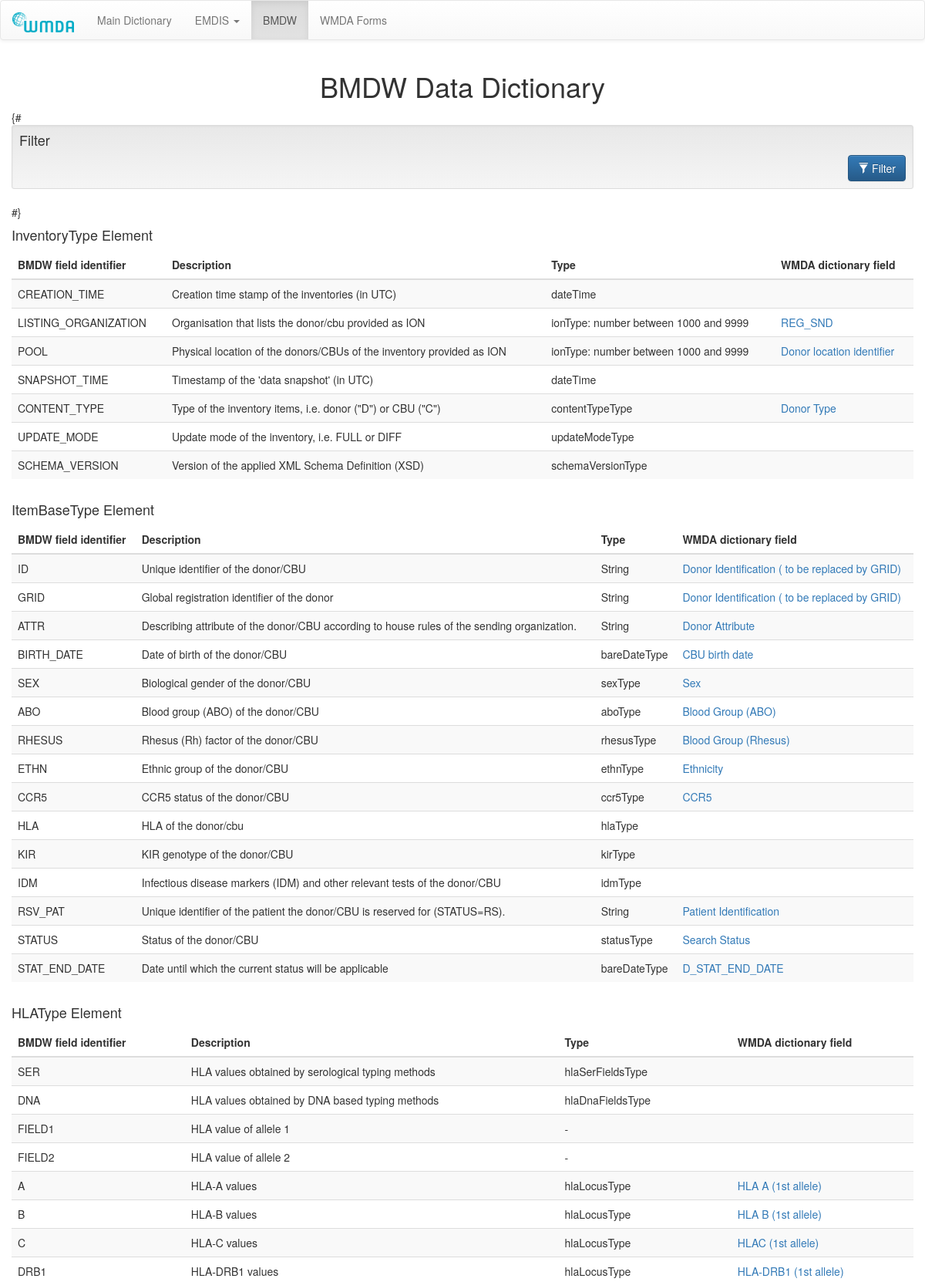
/bmdw/ (upper part), run on the app's committed database.
### wmdadict/models.py (models this page shows, shortened)
class BmdwField(models.Model):
    BMDW_REQ_TYPES = (
        ('Y', 'Yes'),
        ('N', 'No'),
        ('D', 'Dependent'),
    )
    field_identifier = models.CharField(max_length=50)
    element_type = models.CharField(max_length=50, blank=True)
    required = models.CharField(max_length=1, choices=BMDW_REQ_TYPES, blank=True)
    description = models.CharField(max_length=200, blank=True)
    type = models.CharField(max_length=50, blank=True)
    length = models.CharField(max_length=50, blank=True)
    comment = models.TextField(blank=True)
    dict_field = models.ForeignKey(DictionaryField,
                                   verbose_name='WMDA Dictionary Field',
                                   on_delete=models.SET_NULL,
                                   blank=True,
                                   null=True,)
    class Meta:
        verbose_name = 'BMDW field'

class DictionaryField(models.Model):
    FIELD_TYPES = (
        ('N', 'Numeric'),
        ('A', 'Alphanumeric'),
        ('S', 'List Single'),
        ('M', 'List Multiple'),
        ('D', 'Date'),
        ('F', 'Free Form'),
        ('U', 'Undecided'),
    )
    label = models.CharField(max_length=200, unique=True)
    description_short = models.CharField('Short Description', max_length=200)
    description_long = models.TextField('Long Description', blank=True)
    field_type = models.CharField(max_length=1, choices=FIELD_TYPES)
    units = models.CharField(max_length=200, blank=True)
    range = models.CharField(max_length=200, blank=True)
    values = models.TextField(max_length=200, blank=True)
    owner_family = models.ForeignKey(DataFamily,
                                     on_delete=models.CASCADE,
                                     related_name='owns')
    user_families = models.ManyToManyField(DataFamily,
                                         blank=True,
                                         related_name='uses')
    class Meta:
        ordering = ['label']
    def __str__(self):
        return self.label

### wmdadict/views.py (the view)
# urls.py: url(r'^bmdw/$', views.bmdw_list, name='bmdw_list'),
def bmdw_list(request):
    bmdwfields = BmdwField.objects.all()
    return render(request, 'wmdadict/bmdw_list.html', {'bmdwfields': bmdwfields})

### wmdadict/templates/wmdadict/bmdw_list.html (shortened to what this page needs)
{% extends 'base.html' %}
{% load widget_tweaks %}
{% block content %}
    <h1 class="text-center"> BMDW Data Dictionary </h1>
    {# <form method="get">
        <div class="well well-sm">
            <h4 style="margin-top: 0">Filter</h4>
            <div class="row">
                <div class="form-group col-sm-3 col-md-3">
                </div>
                <div class="form-group col-sm-3 col-md-3">
                </div>
                <div class="form-group col-sm-3 col-md-3">
                </div>
                <div class="text-right col-sm-3 col-md-3">
                 <button type="submit" class="btn btn-primary"><span class="glyphicon glyphicon-filter"></span> Filter</button>
             </div>
            </div>
        </div>
    </form>#}
    {% if bmdwfields %}
        {% regroup bmdwfields by element_type as bmdw_by_element %}
        {% for element_type in bmdw_by_element %}
            <h4>{{ element_type.grouper }} Element</h4>
                <div class="table-responsive">
                    <table class="table table-hover table-striped tablesorter">
                        <thead>
                            <tr>
                                <th class="header"> BMDW field identifier </th>
                                <th class="header"> Description </th>
                                <th class="header"> Type </th>
                                <th class="header"> WMDA dictionary field </th>
                            </tr>
                        </thead>
                        <tbody>
                            {% for bfield in element_type.list %}
                                <tr>
                                    <td>{{ bfield.field_identifier }}</td>
                                    <td>{{ bfield.description }}</td>
                                    <td>{{ bfield.type }}</td>
                                    <td>
                                        {% if bfield.dict_field is not None %}
                                            <a href="{% url 'wmdadict:dictionary_detail' bfield.dict_field.pk %}">{{ bfield.dict_field }}
                                        {% endif %}
                                    </td>
                                </tr>
                            {% endfor %}
                        </tbody>
                    </table>
                </div>
        {% endfor %}
    {% else %}
        <p>No BMDW fields are available.</p>
    {% endif %}
{% endblock %}

### data on the page
BmdwField: grouper "InventoryType", field_identifier "CREATION_TIME", description "Creation time stamp of the inventories (in UTC)", type "dateTime"
BmdwField: field_identifier "LISTING_ORGANIZATION", description "Organisation that lists the donor/cbu provided as ION", type "ionType: number between 1000 and 9999", dict_field "REG_SND"
BmdwField: field_identifier "POOL", description "Physical location of the donors/CBUs of the inventory provided as ION", type "ionType: number between 1000 and 9999", dict_field "Donor location identifier"
BmdwField: field_identifier "SNAPSHOT_TIME", description "Timestamp of the 'data snapshot' (in UTC)", type "dateTime"
BmdwField: field_identifier "CONTENT_TYPE", description "Type of the inventory items, i.e. donor (\"D\") or CBU (\"C\")", type "contentTypeType", dict_field "Donor Type"
BmdwField: field_identifier "UPDATE_MODE", description "Update mode of the inventory, i.e. FULL or DIFF", type "updateModeType"
BmdwField: field_identifier "SCHEMA_VERSION", description "Version of the applied XML Schema Definition (XSD)", type "schemaVersionType"
BmdwField: grouper "ItemBaseType", field_identifier "ID", description "Unique identifier of the donor/CBU", type "String", dict_field "Donor Identification ( to be replaced by GRID)"
BmdwField: field_identifier "GRID", description "Global registration identifier of the donor", type "String", dict_field "Donor Identification ( to be replaced by GRID)"
BmdwField: field_identifier "ATTR", description "Describing attribute of the donor/CBU according to house rules of the sending organization.", type "String", dict_field "Donor Attribute"
BmdwField: field_identifier "BIRTH_DATE", description "Date of birth of the donor/CBU", type "bareDateType", dict_field "CBU birth date"
BmdwField: field_identifier "SEX", description "Biological gender of the donor/CBU", type "sexType", dict_field "Sex"
BmdwField: field_identifier "ABO", description "Blood group (ABO) of the donor/CBU", type "aboType", dict_field "Blood Group (ABO)"
BmdwField: field_identifier "RHESUS", description "Rhesus (Rh) factor of the donor/CBU", type "rhesusType", dict_field "Blood Group (Rhesus)"
BmdwField: field_identifier "ETHN", description "Ethnic group of the donor/CBU", type "ethnType", dict_field "Ethnicity"
BmdwField: field_identifier "CCR5", description "CCR5 status of the donor/CBU", type "ccr5Type", dict_field "CCR5"
BmdwField: field_identifier "HLA", description "HLA of the donor/cbu", type "hlaType"
BmdwField: field_identifier "KIR", description "KIR genotype of the donor/CBU", type "kirType"
BmdwField: field_identifier "IDM", description "Infectious disease markers (IDM) and other relevant tests of the donor/CBU", type "idmType"
BmdwField: field_identifier "RSV_PAT", description "Unique identifier of the patient the donor/CBU is reserved for (STATUS=RS).", type "String", dict_field "Patient Identification"
BmdwField: field_identifier "STATUS", description "Status of the donor/CBU", type "statusType", dict_field "Search Status"
BmdwField: field_identifier "STAT_END_DATE", description "Date until which the current status will be applicable", type "bareDateType", dict_field "D_STAT_END_DATE"
BmdwField: grouper "HLAType", field_identifier "SER", description "HLA values obtained by serological typing methods", type "hlaSerFieldsType"
BmdwField: field_identifier "DNA", description "HLA values obtained by DNA based typing methods", type "hlaDnaFieldsType"
BmdwField: field_identifier "FIELD1", description "HLA value of allele 1", type "-"
BmdwField: field_identifier "FIELD2", description "HLA value of allele 2", type "-"
BmdwField: field_identifier "A", description "HLA-A values", type "hlaLocusType", dict_field "HLA A (1st allele)"
BmdwField: field_identifier "B", description "HLA-B values", type "hlaLocusType", dict_field "HLA B (1st allele)"
BmdwField: field_identifier "C", description "HLA-C values", type "hlaLocusType", dict_field "HLAC (1st allele)"
BmdwField: field_identifier "DRB1", description "HLA-DRB1 values", type "hlaLocusType", dict_field "HLA-DRB1 (1st allele)"
